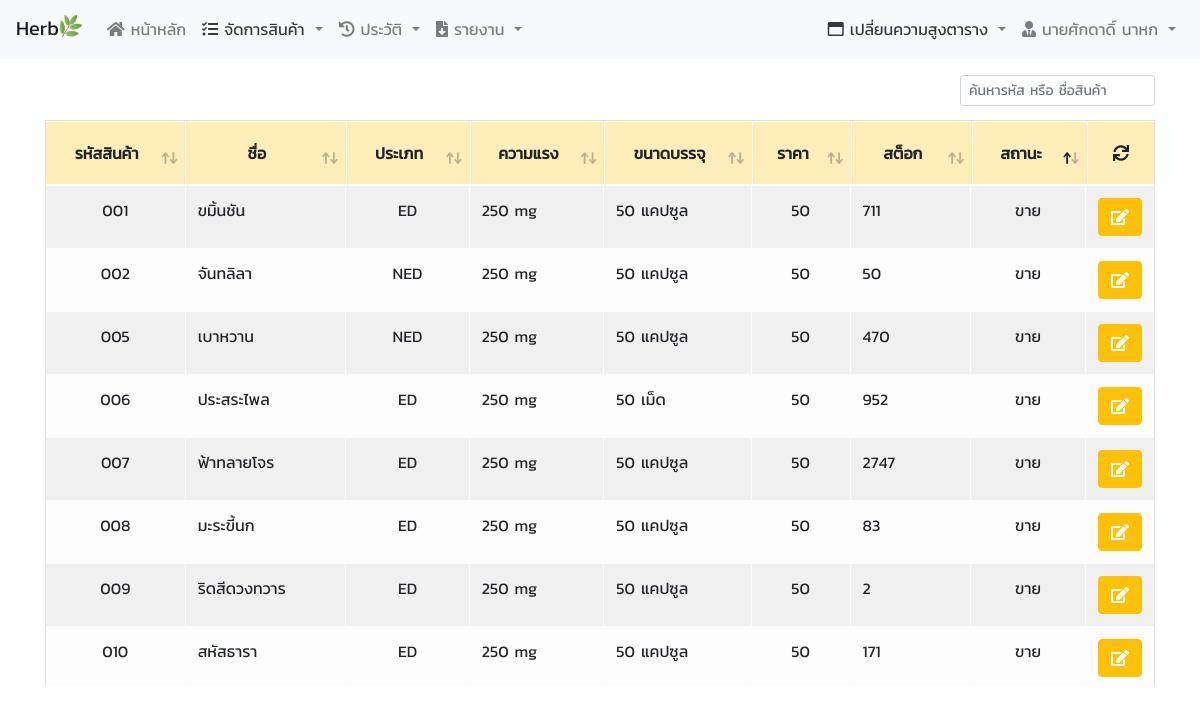
Page /product_edit.php (signed in) on the committed database.
### tables this page shows
CREATE TABLE `product` (
  `product_id` char(3) NOT NULL,
  `product_name` varchar(255) NOT NULL,
  `product_type` enum('NED','ED') NOT NULL,
  `product_potent` varchar(255) NOT NULL,
  `product_amount` varchar(255) NOT NULL,
  `product_cost` double NOT NULL,
  `product_price` double NOT NULL,
  `product_price_discount` double NOT NULL,
  `product_stock` int(10) NOT NULL,
  `product_status` enum('ขาย','เลิกขาย') NOT NULL
);

### model/model_product.php (called while the page is built, shortened)
<?php
function getListProduct($pdo, $page)
{
    if ($page == 'product_add_stock') {
        $listProduct = $pdo->prepare("SELECT * FROM product WHERE product_status = 'ขาย'");
        $listProduct->execute();
    } else if ($page == 'index') {
        $listProduct = $pdo->prepare("SELECT * FROM product WHERE product_status = 'ขาย'");
        $listProduct->execute();
    } else if ($page == 'product_edit') {
        $listProduct = $pdo->prepare("SELECT * FROM product ORDER BY product_status");
        $listProduct->execute();
    }
    return $listProduct;
}

### product_edit.php (the view, shortened to what this page needs)
<head>
</head>
<body>
    <div class="container">
        <?php
        include($_SERVER['DOCUMENT_ROOT'] . "/herb_internship/model/model_product.php");
        $listProduct = getListProduct($pdo,"product_edit");
        ?>
        <div class="my-3">
            <table class="table table-light table-striped table-responsive table-bordered table-hover" id="product">
                <thead class="table-warning">
                    <tr>
                        <th class="align-middle text-center">รหัสสินค้า</th>
                        <th class="align-middle text-center">ชื่อ</th>
                        <th class="align-middle text-center">ประเภท</th>
                        <th class="align-middle text-center">ความแรง</th>
                        <th class="align-middle text-center">ขนาดบรรจุ</th>
                        <th class="align-middle text-center">ราคา<br>
                        </th>
                        <th class="align-middle text-center">สต็อก</th>
                        <th class="align-middle text-center">สถานะ</th>
                        <th class="align-middle text-center no-sort"><a class="btn refresh-table" href="#"><i class="fas fa-sync" id="refresh-a"></i></a></th>
                    </tr>
                </thead>
                <tbody id="tbodyData">
                    <?php
                    while ($rowListProduct = $listProduct->fetch()) {
                        $status ='';
                        if ($rowListProduct['product_status'] == 'เลิกขาย') $status = "style='background-color:#f27474bf';";
                        echo '<tr ' . $status . '>
                    <td class="text-center">' . $rowListProduct['product_id'] . '</td>
                    <td>' . $rowListProduct['product_name'] . '</td>
                    <td class="text-center">' . $rowListProduct['product_type'] . '</td>
                    <td>' . $rowListProduct['product_potent'] . '</td>
                    <td>' . $rowListProduct['product_amount'] . '</td>
                    <td class="text-center">' . $rowListProduct['product_price'] . '</td>
                    <td>' . $rowListProduct['product_stock'] . '</td>
                    <td class="text-center">' . $rowListProduct['product_status'] . '</td>
                    <th data-product_id="' . $rowListProduct['product_id'] . '"
                    data-product_name="' . $rowListProduct['product_name'] . '"
                    data-product_type="' . $rowListProduct['product_type'] . '"
                    data-product_potent="' . $rowListProduct['product_potent'] . '"
                    data-product_amount="' . $rowListProduct['product_amount'] . '"
                    data-product_cost="' . $rowListProduct['product_cost'] . '"
                    data-product_price="' . $rowListProduct['product_price'] . '"
                    data-product_price_discount="' . $rowListProduct['product_price_discount'] . '"
                    data-product_status="' . $rowListProduct['product_status'] . '"
                    data-product_stock="' . $rowListProduct['product_stock'] . '">
                        <a href="#" class="show-edit-modal btn btn-warning text-white" title="แก้ไขสินค้าชิ้นนี้">
                        <i class="fas fa-edit"></i></a></th>
                    </tr>';
                    }
                    ?>
                </tbody>
            </table>
        </div>
    </div>
    <?php
    include($_SERVER['DOCUMENT_ROOT'] . "/herb_internship/modalbox/product_edit_modal.php"); ?>
</body>

### css/all.css (style rules this page uses)
.fa, .fas, .far, .fal, .fab { -moz-osx-font-smoothing: grayscale; -webkit-font-smoothing: antialiased; display: inline-block; font-style: normal; font-variant: normal; text-rendering: auto; line-height: 1; }
.fa-edit:before { content: "\f044"; }
.fa-sync:before { content: "\f021"; }
.fa, .fas { font-family: 'Font Awesome 5 Free'; font-weight: 900; }

### head.php (style rules this page uses)
body { font-family: 'Kanit', sans-serif; }
body { background-image: url("./_etc/background.jpg"); background-repeat: no-repeat; background-attachment: fixed; }

### product_edit.php (style rules this page uses)
table tbody tr th { width: 1%; white-space: nowrap; }
table td { white-space: nowrap; }

### rows in the picture
product: product_id "001", product_name "ขมิ้นชัน", product_type "ED", product_potent "250 mg", product_amount "50 แคปซูล", product_price "50", product_stock "711", product_status "ขาย"
product: product_id "002", product_name "จันทลิลา", product_type "NED", product_potent "250 mg", product_amount "50 แคปซูล", product_price "50", product_stock "50", product_status "ขาย"
product: product_id "005", product_name "เบาหวาน", product_type "NED", product_potent "250 mg", product_amount "50 แคปซูล", product_price "50", product_stock "470", product_status "ขาย"
product: product_id "006", product_name "ประสระไพล", product_type "ED", product_potent "250 mg", product_amount "50 เม็ด", product_price "50", product_stock "952", product_status "ขาย"
product: product_id "007", product_name "ฟ้าทลายโจร", product_type "ED", product_potent "250 mg", product_amount "50 แคปซูล", product_price "50", product_stock "2747", product_status "ขาย"
product: product_id "008", product_name "มะระขี้นก", product_type "ED", product_potent "250 mg", product_amount "50 แคปซูล", product_price "50", product_stock "83", product_status "ขาย"
product: product_id "009", product_name "ริดสีดวงทวาร", product_type "ED", product_potent "250 mg", product_amount "50 แคปซูล", product_price "50", product_stock "2", product_status "ขาย"
product: product_id "010", product_name "สหัสธารา", product_type "ED", product_potent "250 mg", product_amount "50 แคปซูล", product_price "50", product_stock "171", product_status "ขาย"

### other values in the picture
$_SESSION["user_name"] "นายศักดาดิ์ นาหก"
